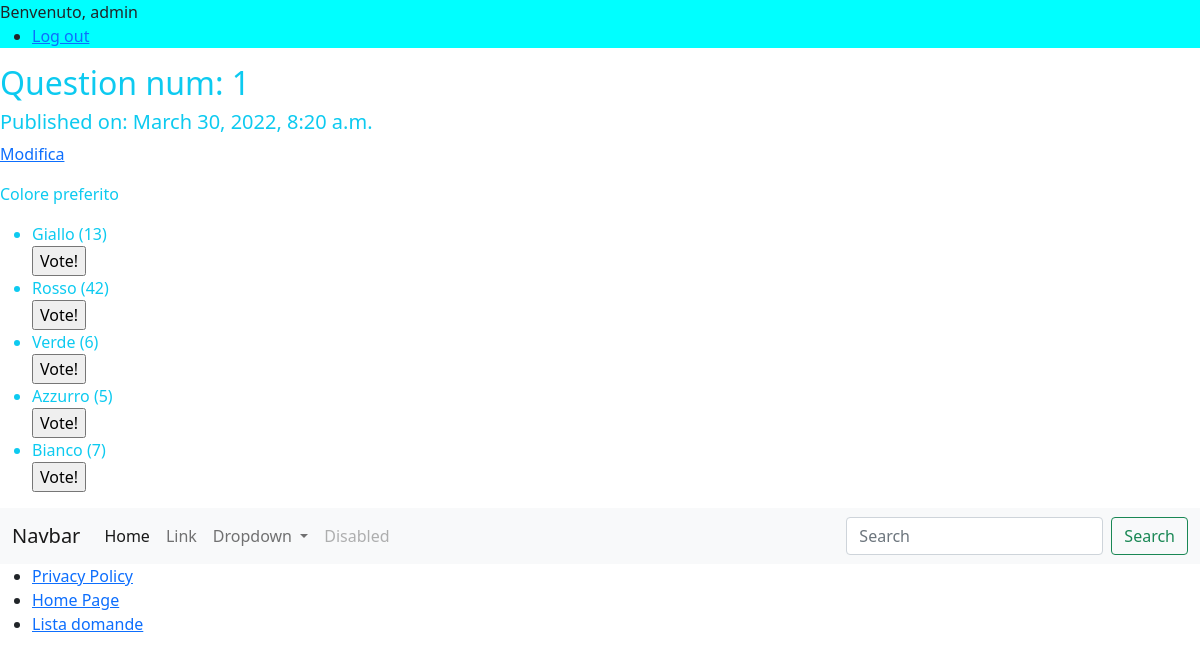
Page /polls/questions/1/ (signed in) on the committed database.
### polls/models.py (models this page shows, shortened)
class Question(models.Model):
    q_text = models.CharField(max_length=100)
    pub_date = models.DateTimeField()

class Choice(models.Model):
    choice_text = models.CharField(max_length=100)
    question = models.ForeignKey(Question, on_delete=models.CASCADE, related_name="choices")
    votes = models.IntegerField(default=0)

### polls/views.py (the view)
# urls.py: path('questions/<int:pk>/', views.QuestiondetailView.as_view(), name="question_detail"),
class QuestiondetailView(generic.DetailView):
    model = Question
    template_name = "polls/question_detail.html"

### polls/templates/polls/question_detail.html (shortened to what this page needs)
{% extends "base.html" %}
{% block content %}
<h2>Question num: {{ object.id }}</h2>
<h5>Published on: {{ object.pub_date}}</h5>
<p><a href="{% url 'polls:question_update' question.id %}">Modifica</a></p>
<p>{{ object.q_text }}</p>
{% if object.choices.all %}
<ul>
    {% for choice in object.choices.all %}
    <li>
        {{ choice.choice_text}} ({{ choice.votes }})
    <form action="{% url 'polls:vote' %}" method="post">
        <input type="submit" value="Vote!"/>
    </form>
    </li>
    {% endfor %}
</ul>
{% else %}
<p>No choices available!</p>
{% endif %}
{% endblock %}

### templates/base.html (shortened to what this page needs)
<!doctype html>
<html lang="en">
<head>
    <link href="https://cdn.jsdelivr.net/npm/bootstrap@5.1.3/dist/css/bootstrap.min.css" rel="stylesheet">
</head>
<body>
<section style="background-color: cyan">
    {% if user.is_authenticated %}
    Benvenuto, {{ user.username }}
    <ul>
        <li><a href="{% url 'logout' %}">Log out</a></li>
    </ul>
    {% else %}
    <ul>
        <li><a href="{% url 'registration' %}">Registrati</a> </li>
        <li><a href="{% url 'login' %}">Login</a> </li>
    </ul>
    {% endif %}
</section>
<section class="text-info bg-white">
    {% block content %} {% endblock %}
</section>
<nav class="navbar navbar-expand-lg navbar-light bg-light">
  <div class="container-fluid">
    <a class="navbar-brand" href="#">Navbar</a>
    <div class="collapse navbar-collapse" id="navbarSupportedContent">
      <ul class="navbar-nav me-auto mb-2 mb-lg-0">
        <li class="nav-item">
          <a class="nav-link active" aria-current="page" href="{% url 'home_page' %}">Home</a>
        </li>
        <li class="nav-item">
          <a class="nav-link" href="#">Link</a>
        </li>
        <li class="nav-item dropdown">
          <a class="nav-link dropdown-toggle" href="#" id="navbarDropdown" role="button" data-bs-toggle="dropdown" aria-expanded="false">
            Dropdown
          </a>
        </li>
        <li class="nav-item">
          <a class="nav-link disabled">Disabled</a>
        </li>
      </ul>
      <form class="d-flex">
        <input class="form-control me-2" type="search" placeholder="Search" aria-label="Search">
        <button class="btn btn-outline-success" type="submit">Search</button>
      </form>
    </div>
  </div>
</nav>
<ul>
    <li><a href="{% url 'privacy_policy' %}">Privacy Policy</a></li>
    <li><a href="{% url 'home_page' %}">Home Page</a></li>
    <li><a href="{% url 'polls:question_list' %}">Lista domande</a></li>
</ul>
</body>
</html>

### rows in the picture
Question: id "1", pub_date "March 30, 2022, 8:20 a.m.", q_text "Colore preferito"
Choice: choice_text "Giallo", votes "13"
Choice: choice_text "Rosso", votes "42"
Choice: choice_text "Verde", votes "6"
Choice: choice_text "Azzurro", votes "5"
Choice: choice_text "Bianco", votes "7"

### other values in the picture
{{ user.username }} "admin"
